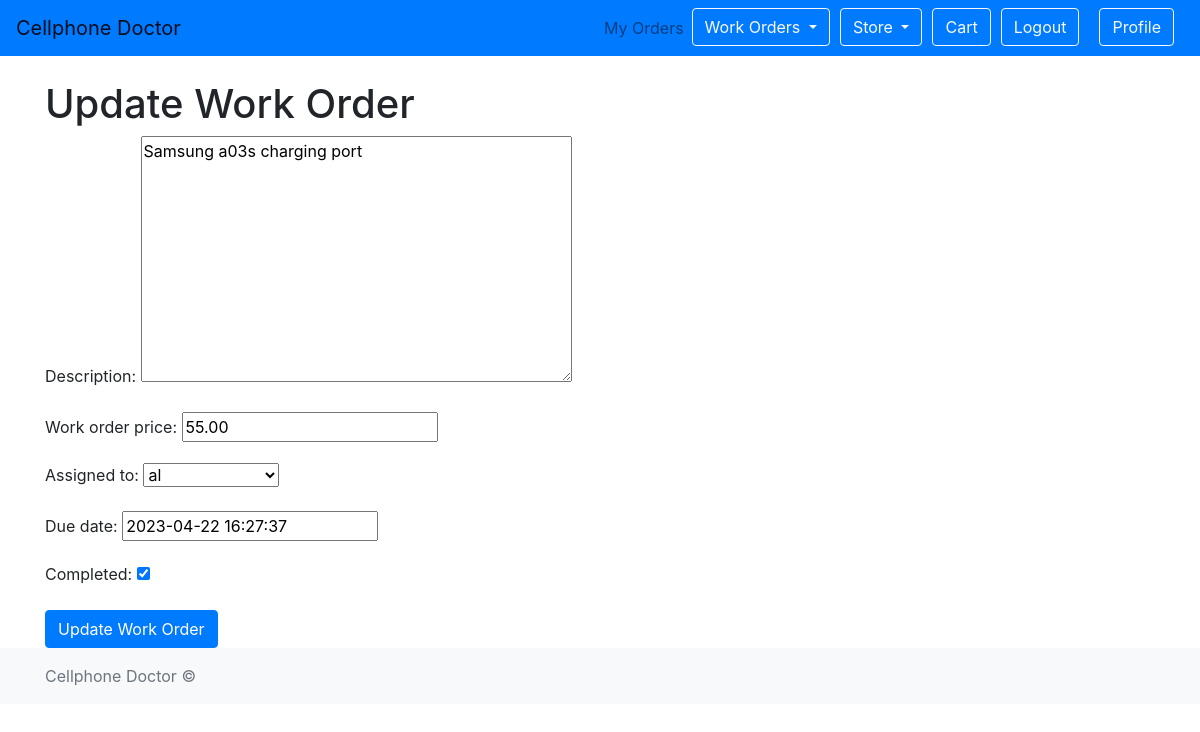
The app's page /work_orders/work_order/13/edit/ (signed in) with its own data.
### work_orders/models.py (models this page shows, shortened)
class WorkOrder(models.Model):
    user = models.ForeignKey(User, on_delete=models.CASCADE)
    description = models.TextField()
    work_order_price = models.DecimalField(max_digits=10, decimal_places=2)
    assigned_to = models.ForeignKey(User, on_delete=models.CASCADE, blank=True, null=True, related_name='workorder_assigned_to')
    due_date = models.DateTimeField(blank=True, null=True)
    completed = models.BooleanField(default=False)
    created_date = models.DateTimeField(default=timezone.now)
    updated_date = models.DateTimeField(blank=True, null=True)
    created_by = models.ForeignKey(User, on_delete=models.CASCADE,
                                   related_name='workorder_created_by',
                                   blank=True, null=True)
    updated_by = models.ForeignKey(User, on_delete=models.CASCADE,
                                   related_name='workorder_updated_by',
                                   blank=True, null=True)

### work_orders/views.py (the view)
# urls.py: path('work_order/<int:pk>/edit/', update_workorder, name='edit_workorder'),
@login_required
def update_workorder(request, pk):
    workorder = get_object_or_404(WorkOrder, pk=pk)
    if request.method == 'POST':
        form = WorkOrderForm(request.POST, instance=workorder)
        if form.is_valid():
            workorder = form.save(commit=False)
            workorder.updated_by = request.user
            workorder.updated_date = timezone.now()
            workorder.save()
            return redirect('work_orders:workorder_list')
    else:
        form = WorkOrderForm(instance=workorder)
    return render(request, 'work_orders/workorder_form.html',
                  {'form': form, 'workorder': workorder})

### work_orders/forms.py
class WorkOrderForm(ModelForm):
    class Meta:
        model = WorkOrder
        fields = ['description', 'work_order_price', 'assigned_to', 'due_date', 'completed']

### work_orders/templates/work_orders/workorder_form.html (shortened to what this page needs)
{% extends 'base.html' %}
{% block content %}
  <h1>{% if form.instance.pk %}Update{% else %}Create{% endif %} Work Order</h1>
  <form method="post" enctype="multipart/form-data">
    <div class="form-group">
      {{ form.as_p }}
    </div>
    <button type="submit" class="btn btn-primary">{% if form.instance.pk %}Update{% else %}Create{% endif %} Work Order</button>
  </form>
{% endblock %}

### records on screen
WorkOrder: description "Samsung a03s charging port", work_order_price "55.00", assigned_to "al", due_date "2023-04-22 16:27:37", completed "☑"
